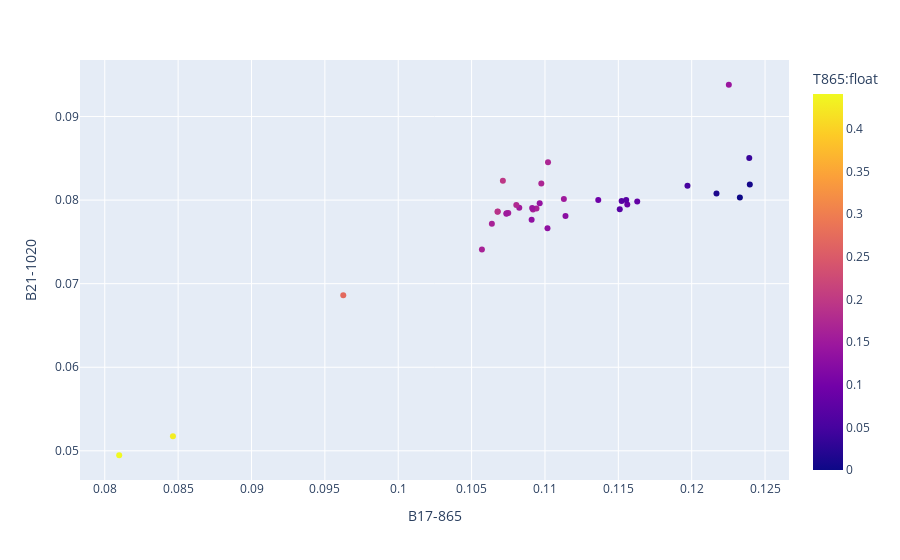

Write notebook code for a chart like this one.
### Code cell
px.scatter(df, x=df['B17-865'], y=df['B21-1020'], color='T865:float')

### Figure 1 — Plotly figure (JSON) as saved in the notebook; plotly's stock layout.template omitted (floating-point values rounded to 4 significant figures)
{"data": [{"hovertemplate": "B17-865=%{x}<br>B21-1020=%{y}<br>T865:float=%{marker.color}<extra></extra>", "legendgroup": "", "marker": {"color": [0.1638, 0.1638, 0.1512, 0.0378, 0.006299, 0.08819, 0.1323, 0.189, 0.189, 0, 0.09449, 0.1701, 0.4409, 0.0126, 0.1638, 0.2709, 0.1323, 0.05039, 0.1701, 0.1953, 0.1575, 0.1575, 0.1512, 0.1449, 0.1512, 0.08189, 0.126, 0.1449, 0.1386, 0.1638, 0.06929, 0.1764, 0.06929, 0.06929, 0.4283], "coloraxis": "coloraxis", "symbol": "circle"}, "mode": "markers", "name": "", "orientation": "v", "showlegend": false, "type": "scatter", "x": [0.1092, 0.1094, 0.1113, 0.1239, 0.124, 0.1156, 0.1102, 0.1068, 0.1068, 0.1233, 0.1136, 0.1098, 0.08098, 0.1217, 0.1057, 0.09626, 0.1091, 0.1197, 0.1102, 0.1071, 0.1074, 0.1075, 0.1082, 0.1091, 0.1074, 0.1163, 0.1114, 0.1225, 0.1096, 0.1064, 0.1151, 0.108, 0.1152, 0.1155, 0.08465], "xaxis": "x", "y": [0.07888, 0.07899, 0.08014, 0.08503, 0.08188, 0.07948, 0.07663, 0.0786, 0.07862, 0.08031, 0.08001, 0.08199, 0.04947, 0.0808, 0.0741, 0.06862, 0.07765, 0.08172, 0.08452, 0.0823, 0.07842, 0.07846, 0.07908, 0.07904, 0.07837, 0.07983, 0.07809, 0.0938, 0.07963, 0.07718, 0.0789, 0.07943, 0.0799, 0.08001, 0.05174], "yaxis": "y"}], "layout": {"autosize": true, "coloraxis": {"colorbar": {"title": {"text": "T865:float"}}, "colorscale": [[0, "#0d0887"], [0.1111, "#46039f"], [0.2222, "#7201a8"], [0.3333, "#9c179e"], [0.4444, "#bd3786"], [0.5556, "#d8576b"], [0.6667, "#ed7953"], [0.7778, "#fb9f3a"], [0.8889, "#fdca26"], [1, "#f0f921"]]}, "legend": {"tracegroupgap": 0}, "margin": {"t": 60}, "xaxis": {"anchor": "y", "autorange": true, "domain": [0, 1], "range": [0.07829, 0.1267], "title": {"text": "B17-865"}, "type": "linear"}, "yaxis": {"anchor": "x", "autorange": true, "domain": [0, 1], "range": [0.04633, 0.09694], "title": {"text": "B21-1020"}, "type": "linear"}}}
